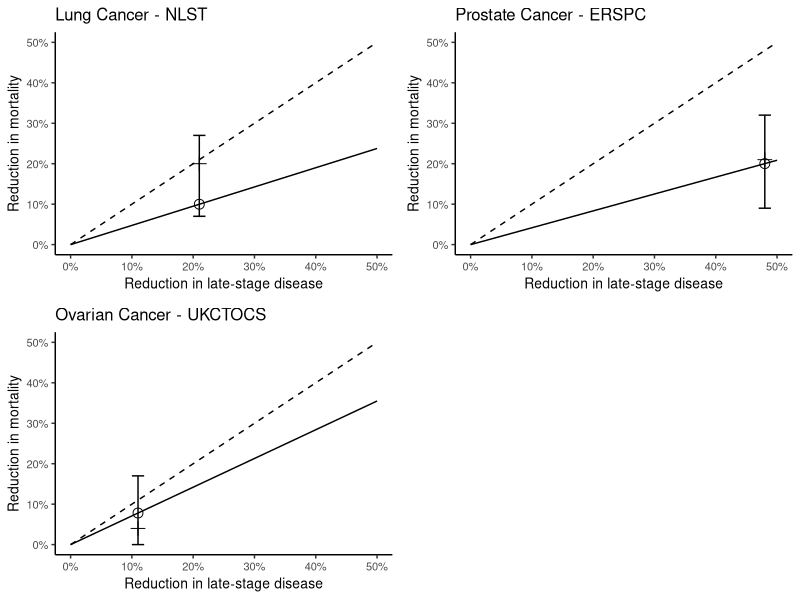

Recreate this plot in R.
library(tidyverse)
library(ggplot2)
library(gridExtra)


plot_mort_imprv <- function(slope, alpha, actual, lb, ub, title) {
  end_points <- tibble(alpha = c(0, 1), mortality_reduction = c(0, slope))
  point <- tibble(alpha = c(alpha), mortality_reduction = c(slope * alpha))
  
  lim <- 0.5
  output <- ggplot() + 
    geom_segment(aes(x=0, y=0, xend=lim, yend=lim*slope)) +
    geom_segment(aes(x=0, y=0, xend=lim, yend=lim), linetype='dashed') +
    geom_point(aes(x=alpha, y=(alpha*slope)), size=3, shape=1) +
    geom_point(aes(x=alpha, y=actual), size=3, shape=3) +
    geom_errorbar(aes(x=alpha, ymin=lb, ymax=ub), width=0.02)+
    scale_y_continuous(limits = c(0,lim), labels = scales::percent_format(accuracy = 5L)) +
    scale_x_continuous(limits = c(0,lim), labels = scales::percent_format(accuracy = 5L)) + 
    xlab("Reduction in late-stage disease") + 
    ylab("Reduction in mortality") +
    labs(title=title) + 
    theme_classic() + 
    theme(plot.title = element_text(size=12),
          text=element_text(size=10))
  
  return(output)
}


g1 <- plot_mort_imprv(slope=0.4754, alpha=0.21, actual=0.20, lb=0.07, ub=0.27, title="Lung Cancer - NLST") 
g2 <- plot_mort_imprv(slope=0.4172, alpha=0.48, actual=0.21, lb=0.09, ub=0.32, title="Prostate Cancer - ERSPC") 
g3 <- plot_mort_imprv(slope=0.7100, alpha=0.11, actual=0.04, lb=0.00, ub=0.17, title="Ovarian Cancer - UKCTOCS") 


pdf(file='output\\figure2.pdf', width=6, height=5)
grid.arrange(g1, g2, g3, nrow=2)
dev.off()
